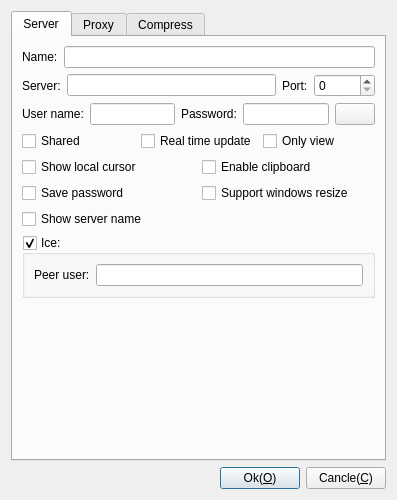
<?xml version="1.0" encoding="UTF-8"?>
<ui version="4.0">
 <class>CDlgSettingsTigerVnc</class>
 <widget class="QDialog" name="CDlgSettingsTigerVnc">
  <property name="geometry">
   <rect>
    <x>0</x>
    <y>0</y>
    <width>397</width>
    <height>500</height>
   </rect>
  </property>
  <property name="windowTitle">
   <string>Setting TigerVNC</string>
  </property>
  <property name="windowIcon">
   <iconset resource="../../../App/Client/Resource/Resource.qrc">
    <normaloff>:/image/App</normaloff>:/image/App</iconset>
  </property>
  <layout class="QGridLayout" name="gridLayout_4">
   <item row="1" column="0">
    <layout class="QHBoxLayout" name="horizontalLayout_4">
     <item>
      <spacer name="horizontalSpacer">
       <property name="orientation">
        <enum>Qt::Horizontal</enum>
       </property>
       <property name="sizeHint" stdset="0">
        <size>
         <width>40</width>
         <height>20</height>
        </size>
       </property>
      </spacer>
     </item>
     <item>
      <widget class="QPushButton" name="pushButton">
       <property name="text">
        <string>Ok(&amp;O)</string>
       </property>
      </widget>
     </item>
     <item>
      <widget class="QPushButton" name="pushButton_2">
       <property name="text">
        <string>Cancle(&amp;C)</string>
       </property>
      </widget>
     </item>
    </layout>
   </item>
   <item row="0" column="0">
    <widget class="QTabWidget" name="tabWidget">
     <property name="currentIndex">
      <number>0</number>
     </property>
     <widget class="QWidget" name="Server">
      <attribute name="title">
       <string>Server</string>
      </attribute>
      <layout class="QGridLayout" name="gridLayout_8">
       <item row="0" column="0">
        <layout class="QHBoxLayout" name="horizontalLayout_9">
         <item>
          <widget class="QLabel" name="label_11">
           <property name="text">
            <string>Name:</string>
           </property>
          </widget>
         </item>
         <item>
          <widget class="QLineEdit" name="leName">
           <property name="toolTip">
            <string>Connecter name</string>
           </property>
           <property name="statusTip">
            <string>Connecter name</string>
           </property>
           <property name="whatsThis">
            <string>Connecter name</string>
           </property>
          </widget>
         </item>
        </layout>
       </item>
       <item row="1" column="0">
        <layout class="QHBoxLayout" name="horizontalLayout_3">
         <item>
          <widget class="QLabel" name="lbServer">
           <property name="text">
            <string>Server:</string>
           </property>
          </widget>
         </item>
         <item>
          <widget class="QLineEdit" name="leServer">
           <property name="text">
            <string/>
           </property>
          </widget>
         </item>
         <item>
          <widget class="QLabel" name="label_6">
           <property name="text">
            <string>Port:</string>
           </property>
          </widget>
         </item>
         <item>
          <widget class="QSpinBox" name="spPort">
           <property name="maximum">
            <number>65536</number>
           </property>
          </widget>
         </item>
        </layout>
       </item>
       <item row="2" column="0">
        <layout class="QHBoxLayout" name="horizontalLayout">
         <item>
          <widget class="QLabel" name="label_2">
           <property name="text">
            <string>User name:</string>
           </property>
          </widget>
         </item>
         <item>
          <widget class="QLineEdit" name="leUserName"/>
         </item>
         <item>
          <widget class="QLabel" name="label_3">
           <property name="text">
            <string>Password:</string>
           </property>
          </widget>
         </item>
         <item>
          <widget class="QLineEdit" name="lePassword">
           <property name="inputMask">
            <string/>
           </property>
           <property name="text">
            <string/>
           </property>
           <property name="echoMode">
            <enum>QLineEdit::Password</enum>
           </property>
          </widget>
         </item>
         <item>
          <widget class="QPushButton" name="pbShow">
           <property name="text">
            <string/>
           </property>
           <property name="icon">
            <iconset resource="../../../App/Client/Resource/Resource.qrc">
             <normaloff>:/image/EyeOn</normaloff>:/image/EyeOn</iconset>
           </property>
           <property name="checkable">
            <bool>true</bool>
           </property>
           <property name="checked">
            <bool>false</bool>
           </property>
          </widget>
         </item>
        </layout>
       </item>
       <item row="3" column="0">
        <layout class="QHBoxLayout" name="horizontalLayout_7">
         <item>
          <widget class="QCheckBox" name="cbShared">
           <property name="text">
            <string>Shared</string>
           </property>
          </widget>
         </item>
         <item>
          <widget class="QCheckBox" name="cbRealTimeUpdate">
           <property name="text">
            <string>Real time update</string>
           </property>
          </widget>
         </item>
         <item>
          <widget class="QCheckBox" name="cbOnlyView">
           <property name="text">
            <string>Only view</string>
           </property>
          </widget>
         </item>
        </layout>
       </item>
       <item row="4" column="0">
        <layout class="QHBoxLayout" name="horizontalLayout_8">
         <item>
          <widget class="QCheckBox" name="cbLocalCursor">
           <property name="text">
            <string>Show local cursor</string>
           </property>
          </widget>
         </item>
         <item>
          <widget class="QCheckBox" name="cbClipboard">
           <property name="text">
            <string>Enable clipboard</string>
           </property>
          </widget>
         </item>
        </layout>
       </item>
       <item row="5" column="0">
        <layout class="QGridLayout" name="gridLayout">
         <item row="0" column="0">
          <widget class="QCheckBox" name="cbSave">
           <property name="text">
            <string>Save password</string>
           </property>
          </widget>
         </item>
         <item row="0" column="1">
          <widget class="QCheckBox" name="cbResizeWindows">
           <property name="text">
            <string>Support windows resize</string>
           </property>
          </widget>
         </item>
        </layout>
       </item>
       <item row="6" column="0">
        <widget class="QCheckBox" name="cbShowServerName">
         <property name="text">
          <string>Show server name</string>
         </property>
        </widget>
       </item>
       <item row="7" column="0">
        <widget class="QGroupBox" name="gpIce">
         <property name="title">
          <string>Ice:</string>
         </property>
         <property name="checkable">
          <bool>true</bool>
         </property>
         <property name="checked">
          <bool>true</bool>
         </property>
         <layout class="QGridLayout" name="gridLayout_5">
          <item row="0" column="0">
           <layout class="QHBoxLayout" name="horizontalLayout_14">
            <item>
             <widget class="QLabel" name="label">
              <property name="text">
               <string>Peer user:</string>
              </property>
             </widget>
            </item>
            <item>
             <widget class="QLineEdit" name="lePeerUser"/>
            </item>
           </layout>
          </item>
         </layout>
        </widget>
       </item>
       <item row="8" column="0">
        <spacer name="verticalSpacer_4">
         <property name="orientation">
          <enum>Qt::Vertical</enum>
         </property>
         <property name="sizeHint" stdset="0">
          <size>
           <width>20</width>
           <height>40</height>
          </size>
         </property>
        </spacer>
       </item>
      </layout>
     </widget>
     <widget class="QWidget" name="Proxy">
      <attribute name="title">
       <string>Proxy</string>
      </attribute>
      <layout class="QGridLayout" name="gridLayout_7">
       <item row="1" column="0">
        <layout class="QGridLayout" name="gridLayout_6">
         <item row="0" column="3">
          <widget class="QSpinBox" name="spProxyPort">
           <property name="maximum">
            <number>65537</number>
           </property>
          </widget>
         </item>
         <item row="0" column="2">
          <widget class="QLabel" name="label_8">
           <property name="text">
            <string>Port:</string>
           </property>
          </widget>
         </item>
         <item row="0" column="0">
          <widget class="QLabel" name="label_7">
           <property name="text">
            <string>Server:</string>
           </property>
          </widget>
         </item>
         <item row="0" column="1">
          <widget class="QLineEdit" name="leProxyServer"/>
         </item>
        </layout>
       </item>
       <item row="0" column="0">
        <layout class="QVBoxLayout" name="verticalLayout">
         <item>
          <widget class="QRadioButton" name="rbProxyNo">
           <property name="text">
            <string>No</string>
           </property>
          </widget>
         </item>
         <item>
          <widget class="QRadioButton" name="rbProxySocks">
           <property name="text">
            <string>Socks5</string>
           </property>
          </widget>
         </item>
         <item>
          <widget class="QRadioButton" name="rbHttp">
           <property name="text">
            <string>Http</string>
           </property>
          </widget>
         </item>
        </layout>
       </item>
       <item row="2" column="0">
        <layout class="QHBoxLayout" name="horizontalLayout_10">
         <item>
          <widget class="QLabel" name="label_9">
           <property name="text">
            <string>User name:</string>
           </property>
          </widget>
         </item>
         <item>
          <widget class="QLineEdit" name="leProxyUser"/>
         </item>
        </layout>
       </item>
       <item row="3" column="0">
        <layout class="QHBoxLayout" name="horizontalLayout_11">
         <item>
          <widget class="QLabel" name="label_10">
           <property name="text">
            <string>Password:</string>
           </property>
          </widget>
         </item>
         <item>
          <widget class="QLineEdit" name="leProxyPassword"/>
         </item>
        </layout>
       </item>
       <item row="4" column="0">
        <spacer name="verticalSpacer">
         <property name="orientation">
          <enum>Qt::Vertical</enum>
         </property>
         <property name="sizeHint" stdset="0">
          <size>
           <width>20</width>
           <height>40</height>
          </size>
         </property>
        </spacer>
       </item>
      </layout>
     </widget>
     <widget class="QWidget" name="Compress">
      <attribute name="title">
       <string>Compress</string>
      </attribute>
      <layout class="QGridLayout" name="gridLayout_2">
       <item row="1" column="1">
        <widget class="QGroupBox" name="gpColorLevel">
         <property name="title">
          <string>Color level</string>
         </property>
         <layout class="QFormLayout" name="formLayout">
          <item row="1" column="0">
           <widget class="QRadioButton" name="rbFull">
            <property name="text">
             <string>Full</string>
            </property>
           </widget>
          </item>
          <item row="3" column="0">
           <widget class="QRadioButton" name="rbLow">
            <property name="text">
             <string>Low</string>
            </property>
           </widget>
          </item>
          <item row="2" column="0">
           <widget class="QRadioButton" name="rbMeduim">
            <property name="text">
             <string>Meduim</string>
            </property>
           </widget>
          </item>
          <item row="4" column="0">
           <widget class="QRadioButton" name="rbVeryLow">
            <property name="text">
             <string>Very low</string>
            </property>
           </widget>
          </item>
         </layout>
        </widget>
       </item>
       <item row="3" column="1">
        <layout class="QHBoxLayout" name="horizontalLayout_5">
         <item>
          <widget class="QSpinBox" name="spCompressLevel">
           <property name="maximum">
            <number>9</number>
           </property>
           <property name="value">
            <number>0</number>
           </property>
          </widget>
         </item>
         <item>
          <widget class="QLabel" name="label_5">
           <property name="text">
            <string>0=fast, 9=best</string>
           </property>
          </widget>
         </item>
        </layout>
       </item>
       <item row="4" column="0" colspan="2">
        <layout class="QHBoxLayout" name="horizontalLayout_6">
         <item>
          <widget class="QCheckBox" name="cbJPEG">
           <property name="text">
            <string>Enable JPEG compress</string>
           </property>
          </widget>
         </item>
         <item>
          <widget class="QSpinBox" name="spJPEGLevel">
           <property name="maximum">
            <number>9</number>
           </property>
          </widget>
         </item>
         <item>
          <widget class="QLabel" name="label_4">
           <property name="text">
            <string>0=Worst, 9=best</string>
           </property>
          </widget>
         </item>
        </layout>
       </item>
       <item row="1" column="0" rowspan="3">
        <widget class="QGroupBox" name="gpEncodeing">
         <property name="title">
          <string>preferred Encoding</string>
         </property>
         <layout class="QGridLayout" name="gridLayout_3">
          <item row="0" column="0">
           <widget class="QRadioButton" name="rbTight">
            <property name="text">
             <string>Tight</string>
            </property>
           </widget>
          </item>
          <item row="2" column="0">
           <widget class="QRadioButton" name="rbHextile">
            <property name="text">
             <string>Hextile</string>
            </property>
           </widget>
          </item>
          <item row="6" column="0">
           <widget class="QRadioButton" name="rbRaw">
            <property name="text">
             <string>Raw</string>
            </property>
           </widget>
          </item>
          <item row="1" column="0">
           <widget class="QRadioButton" name="rbZRLE">
            <property name="text">
             <string>ZRLE</string>
            </property>
           </widget>
          </item>
          <item row="3" column="0">
           <widget class="QRadioButton" name="rbCoRRE">
            <property name="text">
             <string>CoRRE</string>
            </property>
           </widget>
          </item>
          <item row="4" column="0">
           <widget class="QRadioButton" name="rbRRE">
            <property name="text">
             <string>RRE</string>
            </property>
           </widget>
          </item>
          <item row="5" column="0">
           <widget class="QRadioButton" name="rbCopyRect">
            <property name="text">
             <string>copyRect</string>
            </property>
           </widget>
          </item>
         </layout>
        </widget>
       </item>
       <item row="2" column="1">
        <widget class="QCheckBox" name="cbCompress">
         <property name="text">
          <string>Compress level:</string>
         </property>
        </widget>
       </item>
       <item row="0" column="0">
        <widget class="QCheckBox" name="cbCompressAutoSelect">
         <property name="text">
          <string>Auto select</string>
         </property>
        </widget>
       </item>
      </layout>
     </widget>
    </widget>
   </item>
  </layout>
 </widget>
 <tabstops>
  <tabstop>leServer</tabstop>
  <tabstop>leUserName</tabstop>
  <tabstop>lePassword</tabstop>
  <tabstop>cbShared</tabstop>
  <tabstop>cbRealTimeUpdate</tabstop>
  <tabstop>cbLocalCursor</tabstop>
  <tabstop>cbClipboard</tabstop>
  <tabstop>cbSave</tabstop>
  <tabstop>cbResizeWindows</tabstop>
  <tabstop>cbOnlyView</tabstop>
  <tabstop>pushButton</tabstop>
  <tabstop>pushButton_2</tabstop>
  <tabstop>cbCompressAutoSelect</tabstop>
  <tabstop>rbTight</tabstop>
  <tabstop>rbZRLE</tabstop>
  <tabstop>rbHextile</tabstop>
  <tabstop>rbCoRRE</tabstop>
  <tabstop>rbRRE</tabstop>
  <tabstop>rbCopyRect</tabstop>
  <tabstop>rbRaw</tabstop>
  <tabstop>rbFull</tabstop>
  <tabstop>rbMeduim</tabstop>
  <tabstop>rbLow</tabstop>
  <tabstop>rbVeryLow</tabstop>
  <tabstop>cbCompress</tabstop>
  <tabstop>spCompressLevel</tabstop>
  <tabstop>cbJPEG</tabstop>
  <tabstop>spJPEGLevel</tabstop>
  <tabstop>tabWidget</tabstop>
 </tabstops>
 <resources>
  <include location="../../../App/Client/Resource/Resource.qrc"/>
  <include location="../../../App/Client/Resource/Resource.qrc"/>
 </resources>
 <connections/>
</ui>
